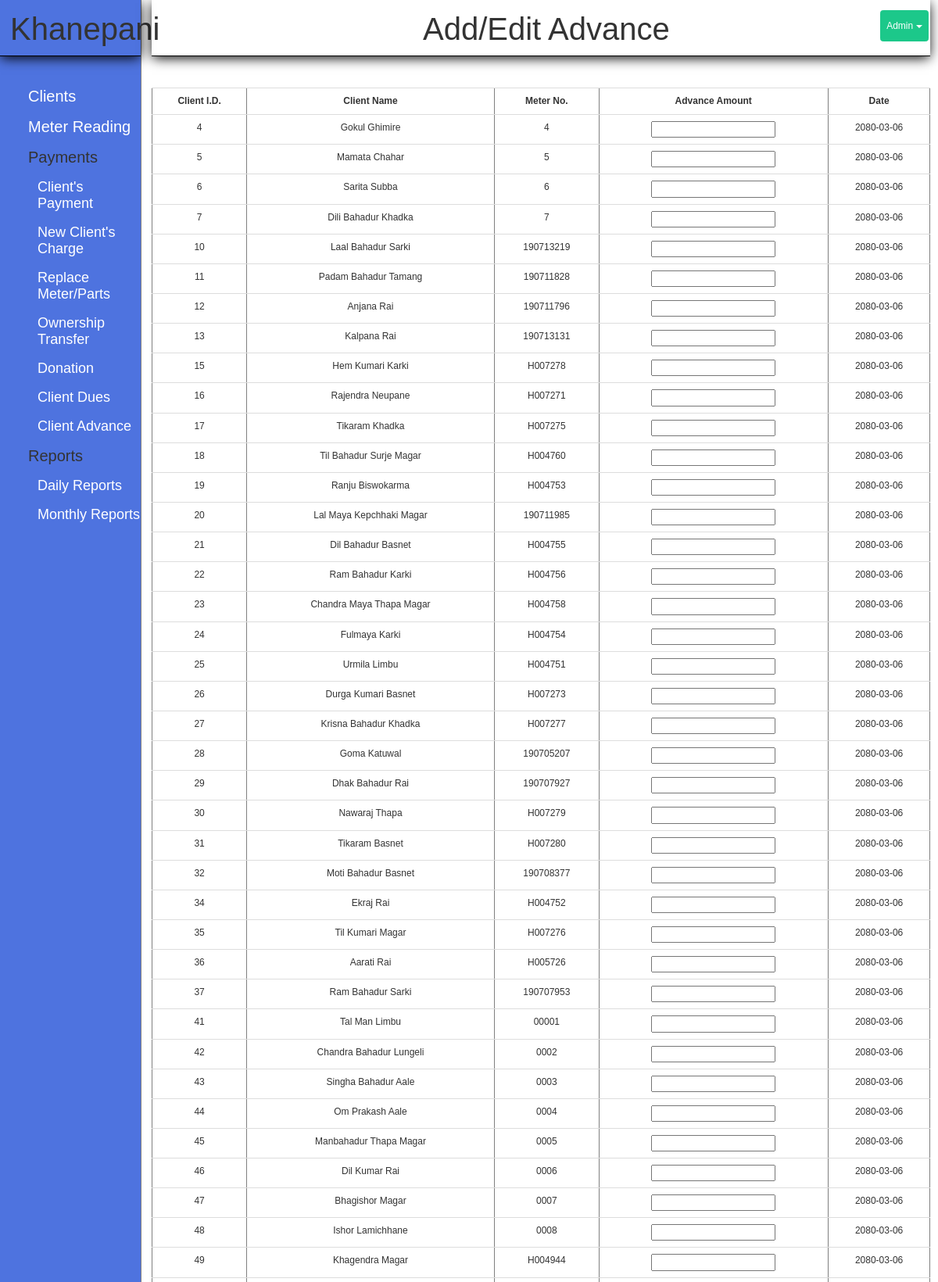
The app's page /index.php?page=advance_form (signed in, upper part) with its own data.
### tables this page shows
CREATE TABLE `client` (
  `id` int(11) NOT NULL,
  `name` varchar(30) NOT NULL,
  `phone` bigint(11) NOT NULL,
  `joinned` date DEFAULT NULL,
  `gharnum` varchar(10) DEFAULT NULL,
  `area` varchar(20) NOT NULL,
  `meter` varchar(15) NOT NULL,
  `address` varchar(20) NOT NULL,
  `father` varchar(30) DEFAULT NULL,
  `mother` varchar(30) DEFAULT NULL,
  `grandfather` varchar(50) DEFAULT NULL,
  `remark` text DEFAULT NULL
);

### modules/client/function.php (called while the page is built, shortened)
<?php
	class ClientModel{
		function get_for_reading(){
			global $con;
			$sql = "SELECT * FROM client";
			$rs = mysqli_query($con, $sql);
			$final = array();
			while($row = mysqli_fetch_assoc($rs))
			{
				$final[] = $row;
			}
			return $final;
		}
	}
?>

### modules/advance/form.php (the view, shortened to what this page needs)
<?php
	$client = $client->get_for_reading();
	global $con;
?>
<div>
	<h1 class="title">Add/Edit Advance</h1>
</div>
	<?php
		echo '<table border="1" width="100%" class="table"  id="result">';
		echo "<tr>
				<th> Client I.D. </th>
				<th> Client Name </th>
				<th> Meter No. </th>
				<th> Advance Amount </th>
				<th> Date </th>
		<tr>
		";
		foreach ($client as $c) {
				$cid = $c['id'];
				$query = "SELECT cid FROM client_advance WHERE cid=".$cid;
				$rs = mysqli_query($con, $query);
				$row = mysqli_fetch_assoc($rs);
				if(!$row){
			?>
				<form method="post" action="?page=advance_form">
					<tr>
						<td>
							<?php echo $c['id']; ?>
						</td>
						<td>
							<?php echo $c['name']; ?>
						</td>
						<td>
							<?php echo $c['meter']; ?>
						</td>
						<td>
							<input type="text" name="amount[<?php echo $c['id']; ?>]" >
						</td>
						<td>
							<p class="to-picker"></p>
						</td>
					</tr>
			<?php
			}
		}
			echo '</table>';
	 ?>

### style.css (style rules this page uses)
* { margin: 0px; padding: 0px; }
body { font-family: arial; }
.title { border-bottom: 1px solid black; box-shadow: 0px 3px 15px -1px #000; padding: 15px 0px 12px 13px; margin: 0px 0px 40px 0px; text-align: center; font-size: 40px; }
table { border-collapse: collapse; margin-top: 5vh; }
table td, th { padding: 4px; text-align: center; }
.table tr td { text-transform: capitalize; }
.print h1,p { margin: 0; }
table tr,table th, table td { font-size: 1vw; }

### records on screen
client: id "4", name "Gokul Ghimire", meter "4"
client: id "5", name "Mamata Chahar", meter "5"
client: id "6", name "Sarita Subba", meter "6"
client: id "7", name "Dili Bahadur Khadka", meter "7"
client: id "10", name "Laal Bahadur Sarki", meter "190713219"
client: id "11", name "Padam Bahadur Tamang", meter "190711828"
client: id "12", name "Anjana Rai", meter "190711796"
client: id "13", name "Kalpana Rai", meter "190713131"
client: id "15", name "Hem Kumari Karki", meter "H007278"
client: id "16", name "Rajendra Neupane", meter "H007271"
client: id "17", name "Tikaram Khadka", meter "H007275"
client: id "18", name "Til Bahadur Surje Magar", meter "H004760"
client: id "19", name "Ranju Biswokarma", meter "H004753"
client: id "20", name "Lal Maya Kepchhaki Magar", meter "190711985"
client: id "21", name "Dil Bahadur Basnet", meter "H004755"
client: id "22", name "Ram Bahadur Karki", meter "H004756"
client: id "23", name "Chandra Maya Thapa Magar", meter "H004758"
client: id "24", name "Fulmaya Karki", meter "H004754"
client: id "25", name "Urmila Limbu", meter "H004751"
client: id "26", name "Durga Kumari Basnet", meter "H007273"
client: id "27", name "Krisna Bahadur Khadka", meter "H007277"
client: id "28", name "Goma Katuwal", meter "190705207"
client: id "29", name "Dhak Bahadur Rai", meter "190707927"
client: id "30", name "Nawaraj Thapa", meter "H007279"
client: id "31", name "Tikaram Basnet", meter "H007280"
client: id "32", name "Moti Bahadur Basnet", meter "190708377"
client: id "34", name "Ekraj Rai", meter "H004752"
client: id "35", name "Til Kumari Magar", meter "H007276"
client: id "36", name "Aarati Rai", meter "H005726"
client: id "37", name "Ram Bahadur Sarki", meter "190707953"
client: id "41", name "Tal Man Limbu", meter "00001"
client: id "42", name "Chandra Bahadur Lungeli", meter "0002"
client: id "43", name "Singha Bahadur Aale", meter "0003"
client: id "44", name "Om Prakash Aale", meter "0004"
client: id "45", name "Manbahadur Thapa Magar", meter "0005"
client: id "46", name "Dil Kumar Rai", meter "0006"
client: id "47", name "Bhagishor Magar", meter "0007"
client: id "48", name "Ishor Lamichhane", meter "0008"
client: id "49", name "Khagendra Magar", meter "H004944"
